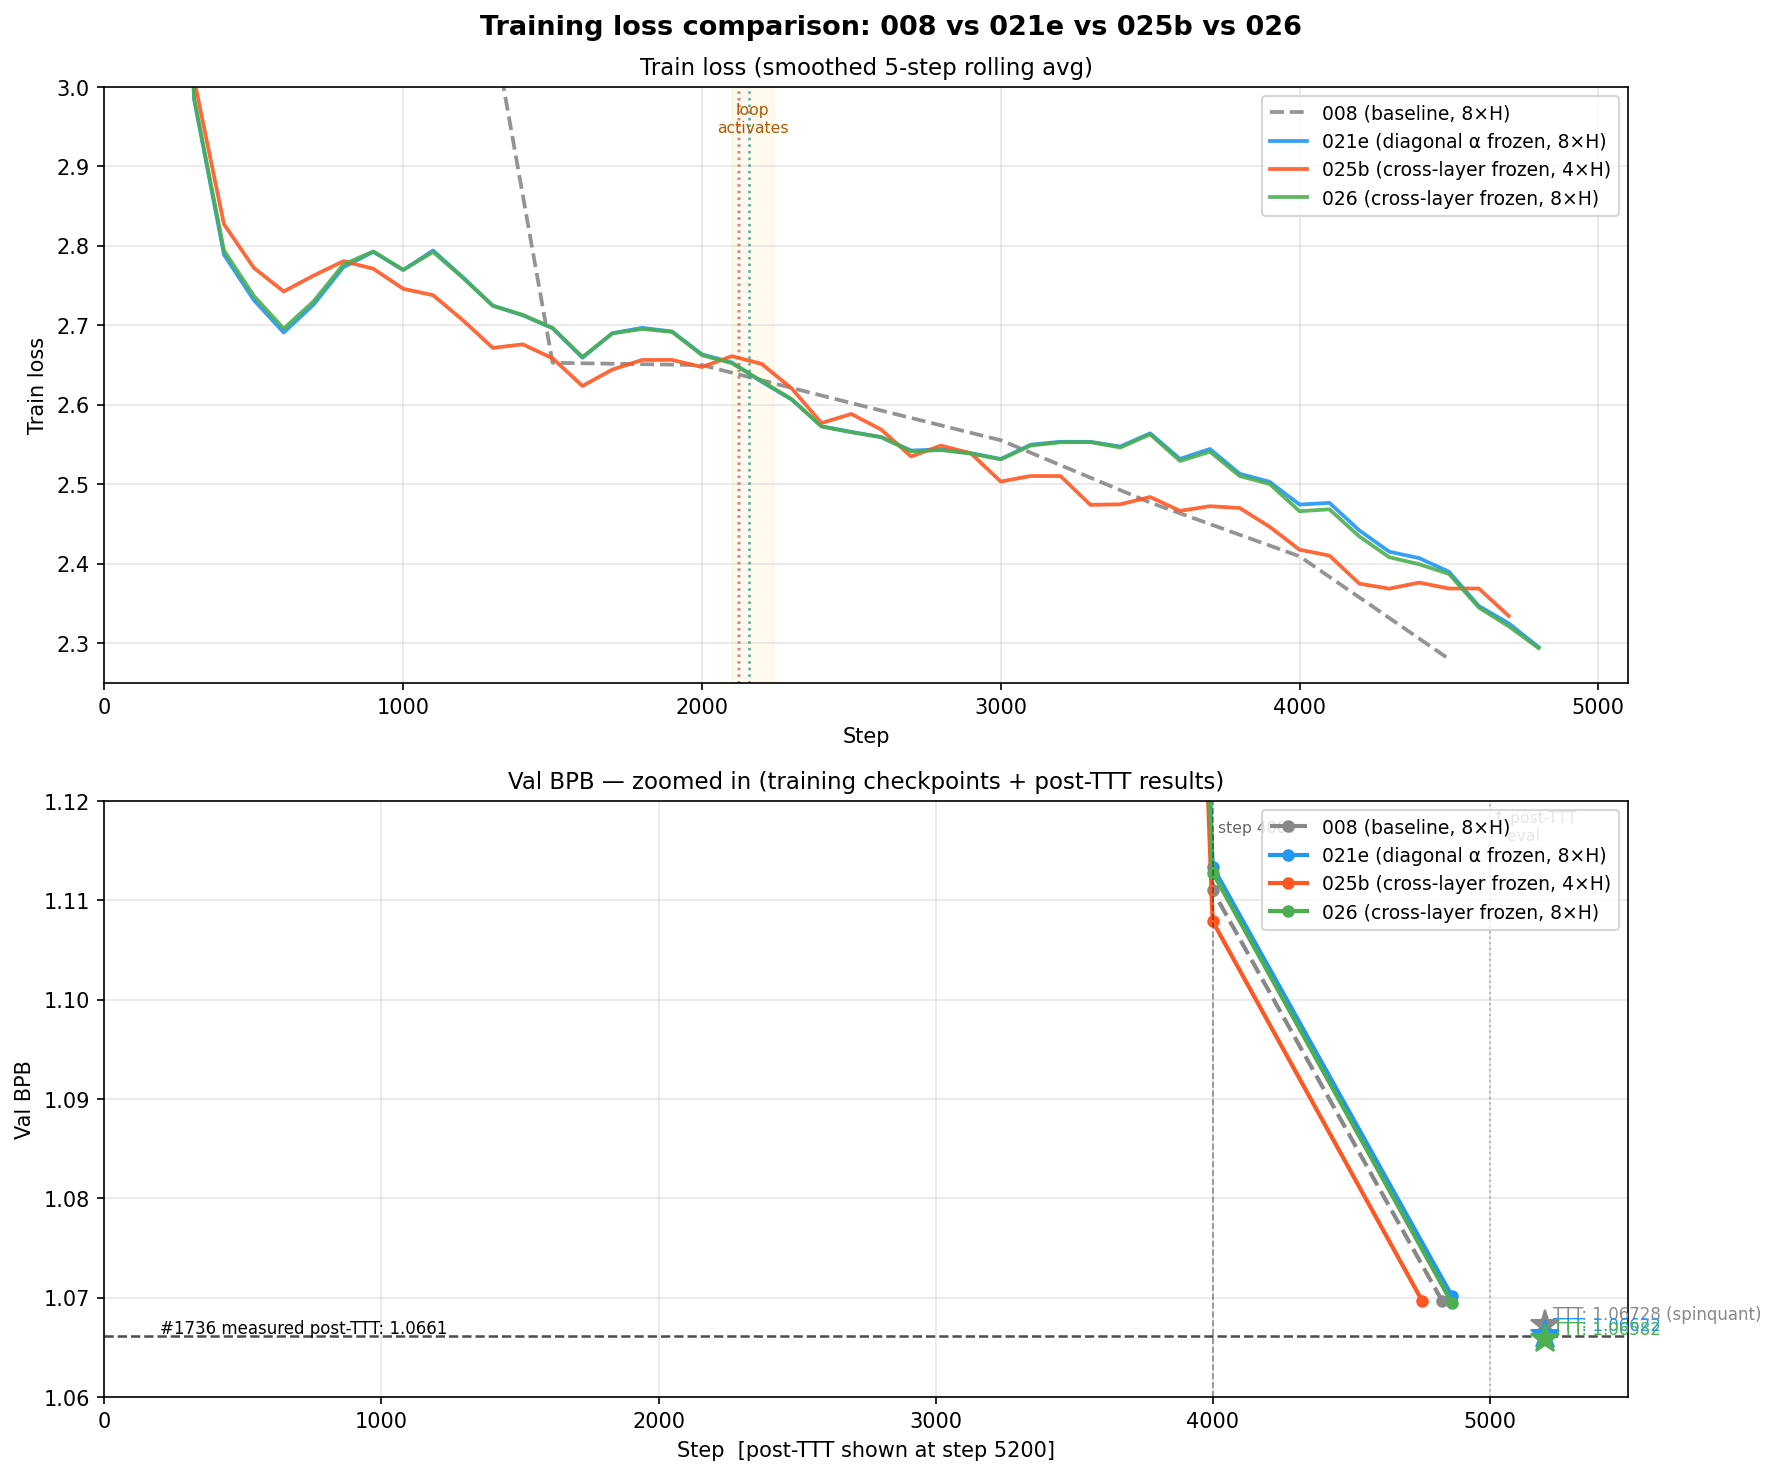

Write Python code to recreate this figure.
import re
import matplotlib.pyplot as plt
import matplotlib.patches as mpatches
import numpy as np

BASE = "/home/claude-user/ai-workspace/projects/parameter-golf/runs"

RUNS = {
    "008 (baseline, 8×H)": {
        "log": f"{BASE}/008-1736-reproduction/seed_42/train.log",
        "color": "#888888",
        "ls": "--",
    },
    "021e (diagonal α frozen, 8×H)": {
        "log": f"{BASE}/021e-recur-alpha-param-bf16-algebraic-ttt-fix-8xh/seed_42/train.log",
        "color": "#2196F3",
        "ls": "-",
    },
    "025b (cross-layer frozen, 4×H)": {
        "log": f"{BASE}/025b-cross-layer-carry-frozen/seed_42/train.log",
        "color": "#FF5722",
        "ls": "-",
    },
    "026 (cross-layer frozen, 8×H)": {
        "log": f"{BASE}/026-cross-layer-carry-frozen-8xh/seed_42/train.log",
        "color": "#4CAF50",
        "ls": "-",
    },
}

def parse_log(path):
    steps, losses, val_steps, val_bpbs, loop_step = [], [], [], [], None
    with open(path) as f:
        for line in f:
            m = re.match(r"(\d+)/20000 train_loss: ([\d.]+)", line)
            if m:
                steps.append(int(m.group(1)))
                losses.append(float(m.group(2)))
            m = re.match(r"(\d+)/20000 val_loss: [\d.]+ val_bpb: ([\d.]+)", line)
            if m:
                val_steps.append(int(m.group(1)))
                val_bpbs.append(float(m.group(2)))
            m = re.search(r"layer_loop:enabled step:(\d+)", line)
            if m:
                loop_step = int(m.group(1))
    return steps, losses, val_steps, val_bpbs, loop_step

TTT_POINTS = {
    "021e (diagonal α frozen, 8×H)":      (5200, 1.06622),
    "025b (cross-layer frozen, 4×H)":     None,
    "026 (cross-layer frozen, 8×H)":      (5200, 1.06582),
    "008 (baseline, 8×H)":               (5200, 1.06728),  # 009 spinquant baseline
}
SOTA_TTT = 1.06610  # #1736 measured (reference_1736_seed42)

fig, (ax1, ax2) = plt.subplots(2, 1, figsize=(12, 10), sharex=False)
fig.suptitle("Training loss comparison: 008 vs 021e vs 025b vs 026", fontsize=13, fontweight="bold")

# --- top: full training loss ---
ax1.set_title("Train loss (smoothed 5-step rolling avg)", fontsize=11)
ax1.set_xlabel("Step")
ax1.set_ylabel("Train loss")
ax1.set_xlim(0, 5100)
ax1.set_ylim(2.25, 3.0)

for label, cfg in RUNS.items():
    steps, losses, _, _, loop_step = parse_log(cfg["log"])
    if len(steps) < 3:
        continue
    arr = np.array(losses)
    kernel = np.ones(5) / 5
    smoothed = np.convolve(arr, kernel, mode="same")
    smoothed[:2] = arr[:2]
    smoothed[-2:] = arr[-2:]
    ax1.plot(steps, smoothed, color=cfg["color"], ls=cfg["ls"], lw=1.8, label=label, alpha=0.9)
    if loop_step:
        ax1.axvline(loop_step, color=cfg["color"], ls=":", lw=1.2, alpha=0.6)

ax1.legend(fontsize=9, loc="upper right")
ax1.grid(True, alpha=0.3)
ax1.axvspan(2100, 2240, alpha=0.06, color="orange")
ax1.text(2170, 2.98, "loop\nactivates", ha="center", va="top", fontsize=7.5, color="#b35900")

# --- bottom: val_bpb ZOOMED ---
ax2.set_title("Val BPB — zoomed in (training checkpoints + post-TTT results)", fontsize=11)
ax2.set_xlabel("Step  [post-TTT shown at step 5200]")
ax2.set_ylabel("Val BPB")
ax2.set_xlim(0, 5500)
ax2.set_ylim(1.060, 1.120)

for label, cfg in RUNS.items():
    _, _, val_steps, val_bpbs, _ = parse_log(cfg["log"])
    if not val_steps:
        continue
    ax2.plot(val_steps, val_bpbs, color=cfg["color"], ls=cfg["ls"],
             lw=2, marker="o", markersize=5, label=label)
    # TTT point
    ttt = TTT_POINTS.get(label)
    if ttt:
        ax2.plot(ttt[0], ttt[1], marker="*", markersize=14,
                 color=cfg["color"], zorder=5)
        suffix = " (spinquant)" if "008" in label else ""
        ax2.annotate(f"TTT: {ttt[1]:.5f}{suffix}", xy=ttt,
                     xytext=(ttt[0]+30, ttt[1]+0.0005),
                     fontsize=8, color=cfg["color"])

# #1736 measured TTT reference line
ax2.axhline(SOTA_TTT, color="black", ls="--", lw=1.2, alpha=0.7)
ax2.text(200, SOTA_TTT + 0.0003, f"#1736 measured post-TTT: {SOTA_TTT}", fontsize=8, color="black")

# divider between training and TTT region
ax2.axvline(5000, color="gray", ls=":", lw=1.0, alpha=0.5)
ax2.text(5010, 1.119, "↑ post-TTT\n   eval", fontsize=7.5, color="gray", va="top")

ax2.legend(fontsize=9, loc="upper right")
ax2.grid(True, alpha=0.3)

ax2.axvline(4000, color="black", ls="--", lw=0.8, alpha=0.4)
ax2.text(4020, 1.118, "step 4000", fontsize=7.5, va="top", alpha=0.6)

plt.tight_layout()
out = "/home/claude-user/ai-workspace/projects/parameter-golf/research/scripts/training_loss_comparison.png"
plt.savefig(out, dpi=150, bbox_inches="tight")
print(f"saved to {out}")
